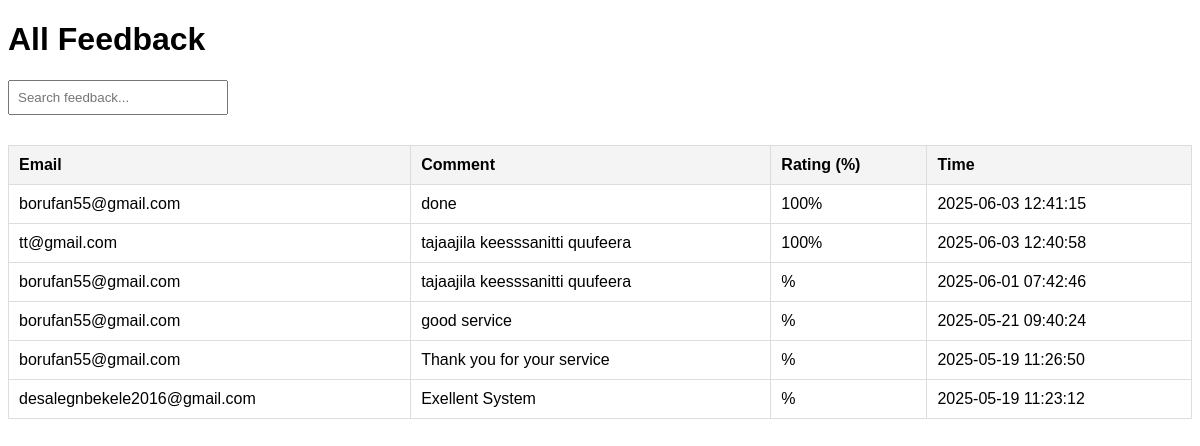
Screenshot of /viewFeedBack.php with the database file from the repository.
### tables this page shows
CREATE TABLE `feedback` (
  `id` int(11) NOT NULL,
  `email` varchar(255) NOT NULL,
  `comment` text NOT NULL,
  `percent_given` varchar(20) NOT NULL,
  `created_at` timestamp NOT NULL DEFAULT current_timestamp()
);

### viewFeedBack.php (the view, shortened to what this page needs)
<?php
include('db.php');
$sql = "SELECT * FROM feedback ORDER BY created_at DESC";
$result = $conn->query($sql);
?>
<!DOCTYPE html>
<html lang="en">
<head>
</head>
<body>
    <h1>All Feedback</h1>
    <input type="text" id="search" placeholder="Search feedback..." onkeyup="searchFeedback()">
    <table>
        <tr>
            <th>Email</th>
            <th>Comment</th>
            <th>Rating (%)</th>
            <th>Time</th>
        </tr>
        <?php
        if ($result->num_rows > 0) {
            while ($row = $result->fetch_assoc()) {
                echo "<tr class='feedback-row'>";
                echo "<td class='email'>" . htmlspecialchars($row['email']) . "</td>";
                echo "<td class='comment'>" . htmlspecialchars($row['comment']) . "</td>";
                echo "<td>" . ($row['percent_given'] !== null ? htmlspecialchars($row['percent_given']) . "%" : "N/A") . "</td>";
                echo "<td>" . htmlspecialchars($row['created_at']) . "</td>";
                echo "</tr>";
            }
        } else {
            echo "<tr><td colspan='4'>No feedback submitted yet.</td></tr>";
        }
        ?>
    </table>
</body>
</html>

### viewFeedBack.php (style rules this page uses)
body { font-family: Arial, sans-serif; }
table { width: 100%; border-collapse: collapse; margin-top: 20px; }
th, td { padding: 10px; text-align: left; border: 1px solid #ddd; }
th { background-color: #f4f4f4; }
input { padding: 8px; width: 200px; margin-bottom: 10px; }

### rows the page displays
feedback: email "borufan55@gmail.com", comment "done", percent_given "100", created_at "2025-06-03 12:41:15"
feedback: email "tt@gmail.com", comment "tajaajila keesssanitti quufeera", percent_given "100", created_at "2025-06-03 12:40:58"
feedback: email "borufan55@gmail.com", comment "tajaajila keesssanitti quufeera", created_at "2025-06-01 07:42:46"
feedback: email "borufan55@gmail.com", comment "good service", created_at "2025-05-21 09:40:24"
feedback: email "borufan55@gmail.com", comment "Thank you for your service", created_at "2025-05-19 11:26:50"
feedback: email "desalegnbekele2016@gmail.com", comment "Exellent System", created_at "2025-05-19 11:23:12"
